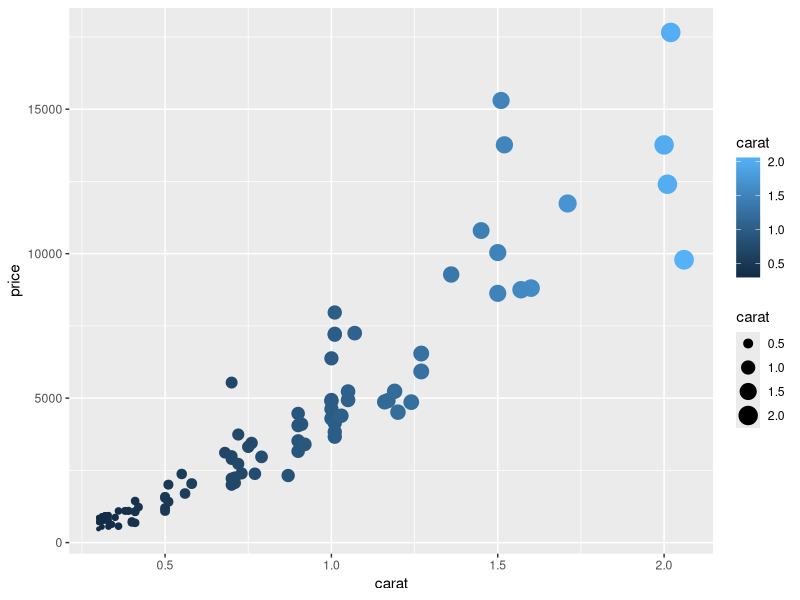
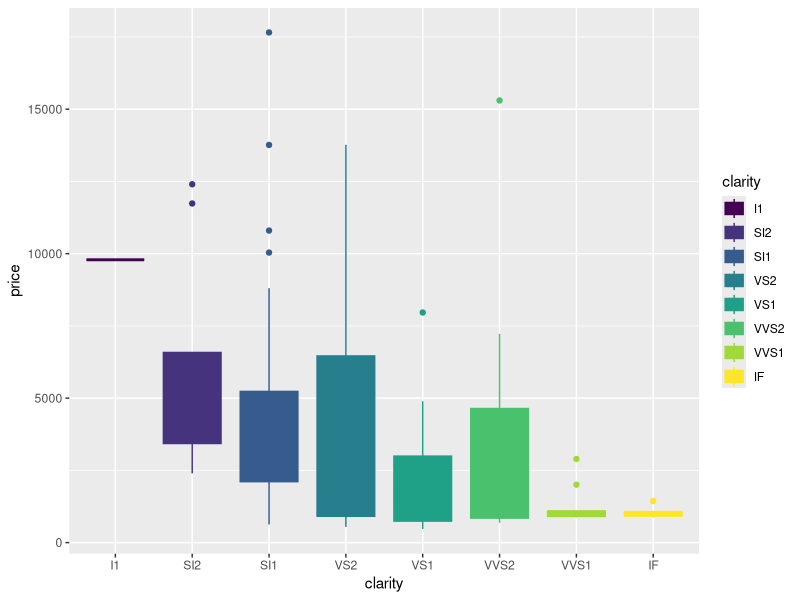
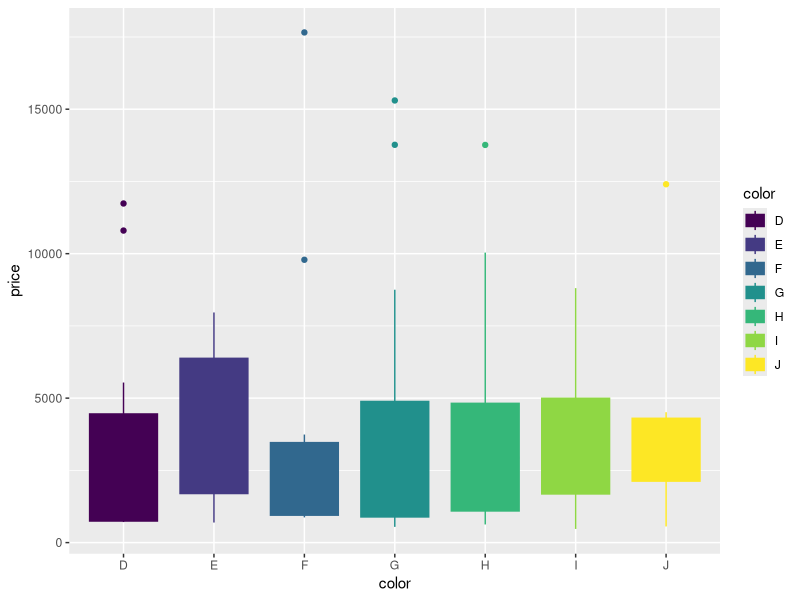
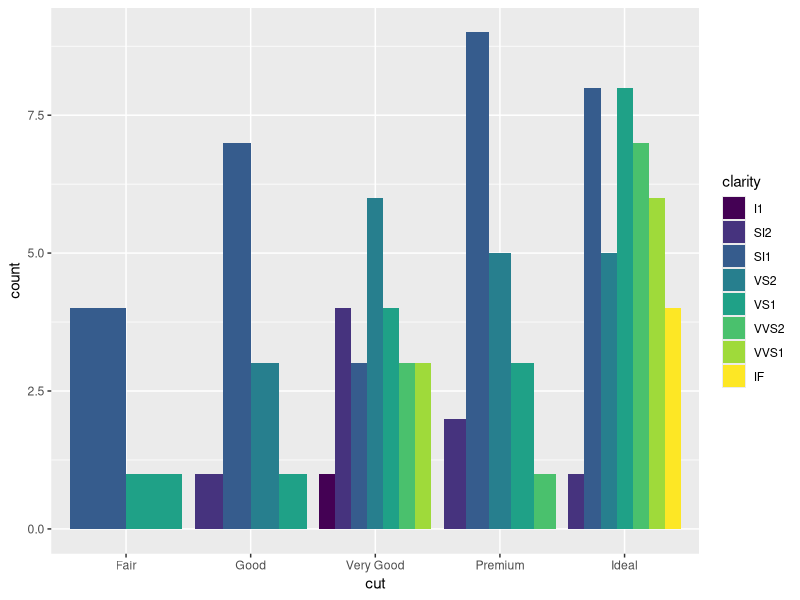
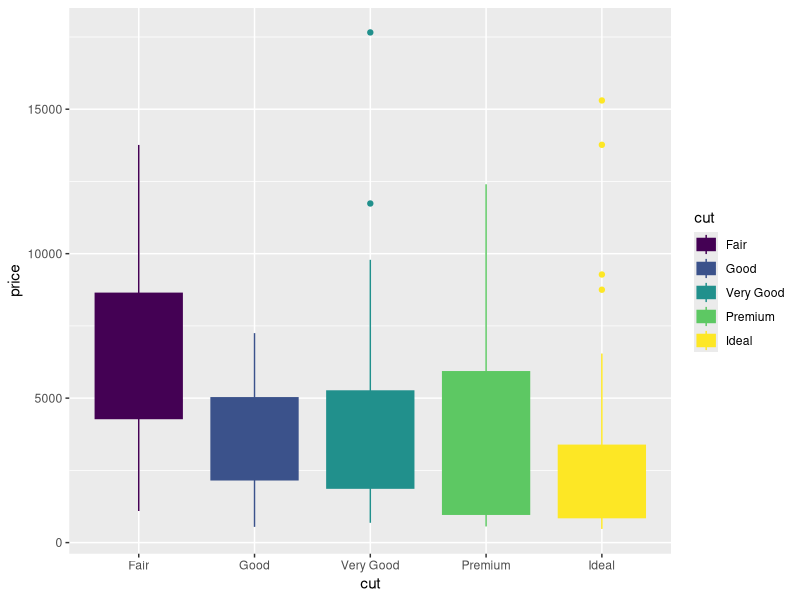

The R source for these figures, in order:
library(ggplot2)
library(dplyr)
diamonds_sample <- sample_n(diamonds, 100)

#1
carat_price <- ggplot(data = diamonds_sample) +
  geom_point(mapping = aes(x = carat, y = price, color = carat, size = carat))

#2
cut_price <- ggplot(data = diamonds_sample) +
  geom_boxplot(mapping = aes(x = cut, y = price, color = cut, size = carat, 
                             fill = cut))

#3
color_price <- ggplot(data = diamonds_sample) +
  geom_boxplot(mapping = aes(x = color, y = price, color = color, 
                             fill = color))

#4 
clarity_price <- ggplot(data = diamonds_sample) +
  geom_boxplot(mapping = aes(x = clarity, y = price, color = clarity, 
                             size = carat, fill = clarity))

#5
cut_clarity <- ggplot(data = diamonds_sample) +
  geom_bar(mapping = aes(x = cut, fill = clarity), position = "dodge")

                 